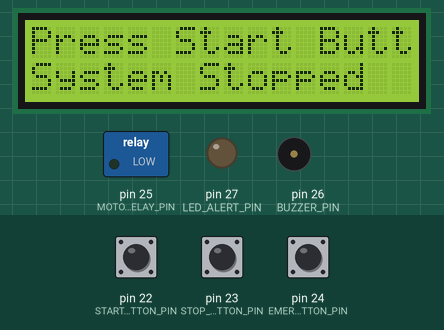
Simulated run of this program. Board: Arduino Mega 2560, built with avr-gcc and run on an emulated ATmega2560. Parts: 16×2 character LCD, switched loads named in the program (green lamp = pin HIGH), output pins drawn as LEDs (lit = HIGH), buzzer (waves = sounding, pin HIGH). Inputs (shaded band) come from the test bench; at power-on: pin 22 (START_BUTTON_PIN) HIGH, pin 23 (STOP_BUTTON_PIN) HIGH, pin 24 (EMERGENCY_BUTTON_PIN) HIGH.

Above: at 0.1 s.
At 1.1 s:
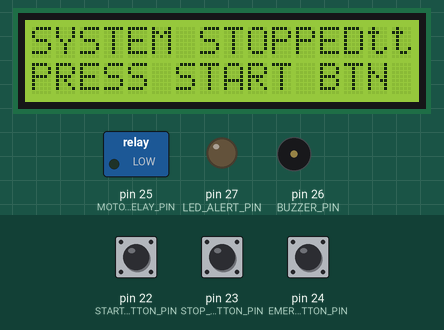

The program:

main.cpp
```cpp
#include <Arduino.h>

#include <LiquidCrystal.h>
#include <AccelStepper.h>

// Define pins for sensors, buttons, and output devices
#define PHOTO_SENSOR_PIN A0      // Photo sensor input pin
#define ROCK_SENSOR_PIN A1       // Rock sensor input pin
#define START_BUTTON_PIN 22      // Start button input pin
#define STOP_BUTTON_PIN 23       // Stop button input pin
#define EMERGENCY_BUTTON_PIN 24  // Emergency button input pin
#define MOTOR_RELAY_PIN 25       // Motor relay control pin
#define BUZZER_PIN 26            // Buzzer output pin
#define LED_ALERT_PIN 27         // LED alert pin

// Stepper motor pin definitions for two motors
#define INT1_M1 17
#define INT2_M1 16
#define INT3_M1 7
#define INT4_M1 8
#define INT1_M2 15
#define INT2_M2 14
#define INT3_M2 6
#define INT4_M2 9

// LCD configuration
const int rs = 12, en = 11, d4 = 5, d5 = 4, d6 = 3, d7 = 2;
LiquidCrystal lcd(rs, en, d4, d5, d6, d7);

// Create stepper motor objects
AccelStepper stepper1(AccelStepper::FULL4WIRE, INT1_M1, INT2_M1, INT3_M1, INT4_M1);
AccelStepper stepper2(AccelStepper::FULL4WIRE, INT1_M2, INT2_M2, INT3_M2, INT4_M2);

// Variables to track system state and button presses
bool conveyorRunning = false;      // Indicates if the conveyor system is running
bool lastPress = false;            // Tracks the last state of the start button
bool systemLocked = false;         // Indicates if the system is locked (emergency stop)
bool lcdMessageDisplayed = false;  // Tracks if an LCD message has been displayed

void setup() {
  // Configure pins as input or output
  pinMode(PHOTO_SENSOR_PIN, INPUT);
  pinMode(ROCK_SENSOR_PIN, INPUT);
  pinMode(START_BUTTON_PIN, INPUT_PULLUP);
  pinMode(STOP_BUTTON_PIN, INPUT_PULLUP);
  pinMode(EMERGENCY_BUTTON_PIN, INPUT_PULLUP);
  pinMode(MOTOR_RELAY_PIN, OUTPUT);
  pinMode(BUZZER_PIN, OUTPUT);
  pinMode(LED_ALERT_PIN, OUTPUT);

  // Initialize outputs to LOW
  digitalWrite(MOTOR_RELAY_PIN, LOW);
  digitalWrite(BUZZER_PIN, LOW);
  digitalWrite(LED_ALERT_PIN, LOW);

  // Configure stepper motor parameters
  stepper1.setMaxSpeed(1000);       // Maximum speed for stepper 1
  stepper1.setAcceleration(500);   // Acceleration for stepper 1
  stepper2.setMaxSpeed(1000);       // Maximum speed for stepper 2
  stepper2.setAcceleration(500);   // Acceleration for stepper 2

  // Initialize the LCD
  lcd.begin(16, 2);  // Set LCD size to 16x2
  lcd.clear();
  lcd.setCursor(0, 0);
  lcd.print("Press Start Button");
  lcd.setCursor(0, 1);
  lcd.print("System Stopped");  // Initial state message
  delay(1000);
}

void loop() {
  // Read button states
  bool startPressed = digitalRead(START_BUTTON_PIN);  // Start button state
  bool stopPressed = digitalRead(STOP_BUTTON_PIN);    // Stop button state
  bool emergencyPressed = digitalRead(EMERGENCY_BUTTON_PIN);  // Emergency button state

  // Start button logic
  if (startPressed == HIGH && !conveyorRunning && lastPress == LOW) {
    conveyorRunning = true;  // Start the conveyor system
    systemLocked = false;    // Unlock the system
  }
  lastPress = startPressed;  // Update the last start button state

  // Stop button logic
  if (stopPressed == HIGH && conveyorRunning) {
    conveyorRunning = false;  // Stop the conveyor system
    systemLocked = false;     // Unlock the system
  }

  // Emergency stop button logic
  if (emergencyPressed == HIGH && conveyorRunning) {
    conveyorRunning = false;  // Stop the conveyor system
    systemLocked = true;      // Lock the system due to emergency
  }

  // Logic for system operation
  if (conveyorRunning && !systemLocked) {
    stepper1.run();            // Run stepper 1
    stepper2.run();            // Run stepper 2
    stepper1.moveTo(1000);     // Set target position for stepper 1
    stepper2.moveTo(1000);     // Set target position for stepper 2
    lcd.clear();
    lcd.print("SYSTEM STARTED");  // Display system started message
  }

  // Logic for stopped system
  if (!conveyorRunning && !systemLocked) {
    stepper1.stop();  // Stop stepper 1
    stepper2.stop();  // Stop stepper 2
    lcd.setCursor(0, 0);
    lcd.print("SYSTEM STOPPED");  // Display system stopped message
    lcd.setCursor(0, 1);
    lcd.print("PRESS START BTN");
  }

  // Logic for emergency stop
  if (!conveyorRunning && systemLocked) {
    stepper1.stop();  // Stop stepper 1
    stepper2.stop();  // Stop stepper 2
    digitalWrite(BUZZER_PIN, HIGH);  // Activate the buzzer
    lcd.setCursor(0, 0);
    lcd.print("EMERGENCY STOP");  // Display emergency stop message
    lcd.setCursor(0, 1);
    lcd.print("PRESS START BTN");
  }
}
```
